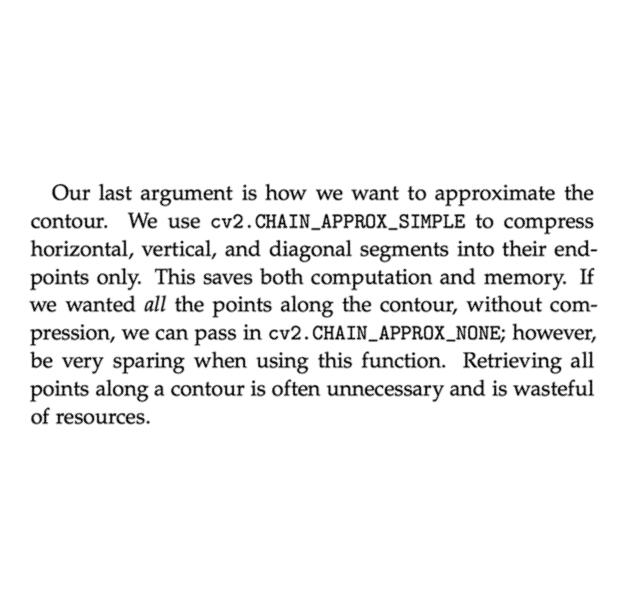
#> input picture Trabalho03/src/teste.png, 634 x 601 px
$ python -i alinhar.py   (imports and definitions only)
#> lines starting #> are read from the running program, lines starting #| are printed output that depends on the picture; after the words box and inside, x2 and y2 are one past the last pixel; in counts of white or black regions, pixels touching at a corner belong together
import sys
import cv2
import numpy as np
import math
from PIL import Image
import pytesseract
import time
'''
Uso: python alinhar.py <caminho_entrada> <modo> <caminho_saida>
<modo>: projecao_horizontal ou transformada_hough
'''


# [37 lines left out: functions alinhar, alinhar_projecao_horizontal, not called in this run]


def alinhar_transformada_hough(path_entrada):
    img, new_img = ler_imagem_hough(path_entrada)
    h, w = new_img.shape
    maior_valor = -1
    melhor_theta = 0
    delta = 3
    n_bins = calcular_bins(delta, w, h)
    offset = n_bins // 2
    acumulador = [[0 for _ in range(n_bins)] for _ in range(181)]
    seno = {theta: math.sin(math.radians(theta)) for theta in range(0, 181)}
    cosseno = {theta: math.cos(math.radians(theta)) for theta in range(0, 181)}

    for i in range(h):
        for j in range(w):
            if (new_img[i][j] != 0):
                continue
            for theta in range(0, 181):
                cosseno_theta = cosseno[theta]
                seno_theta = seno[theta]
                rho = int(transformada_hough(j, i, cosseno_theta, seno_theta))
                idx_rho = offset + rho//delta
                acumulador[theta][idx_rho] += 1
    for idx_theta, theta in enumerate(acumulador):
        for valor in theta:
            if (valor > maior_valor):
                melhor_theta = idx_theta
                maior_valor = valor
    return rotacionar_imagem(img, melhor_theta-90), melhor_theta - 90


def ler_imagem_hough(path_entrada):
#> called with path_entrada = 'teste.png'
    img = cv2.imread(path_entrada, cv2.IMREAD_GRAYSCALE)
#> img is the input picture: shape (601, 634); min 0, max 255, mean 242.1
    # Usado canny ao inves de sobel porque sobel tinha bordas muito grossas o que ocasionava em um maior
    # tempo de execução já que haveria muito mais pontos em preto
    new_img = cv2.Canny(img, 100, 200)
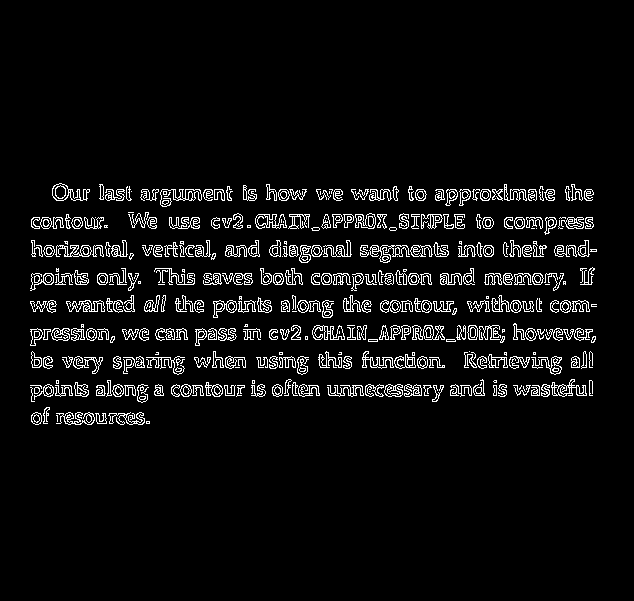
#> new_img: shape (601, 634); 5.6% white in thin lines or dots, all inside (x1, y1, x2, y2) = (30, 183, 597, 425)
    new_img = cv2.bitwise_not(new_img).astype(float)
    return img, new_img


def calcular_bins(delta, w, h):
#> called with delta = 3, w = 634, h = 601
    d = np.sqrt(w**2+h**2)
#> d = 873.6
    n = math.ceil(2 * d / delta)
#> n = 583
    return n


def transformada_hough(x, y, cosseno_theta, seno_theta):
    return round(x * cosseno_theta + y * seno_theta, 2)


# [38 lines left out: functions rotacionar_imagem, fundo_branco, confianca_ocr, not called in this run]


# [23 lines not run here, left out]

>>> result = alinhar_transformada_hough('teste.png')
#> (the run stopped early here; a loop or call above may not have finished)
